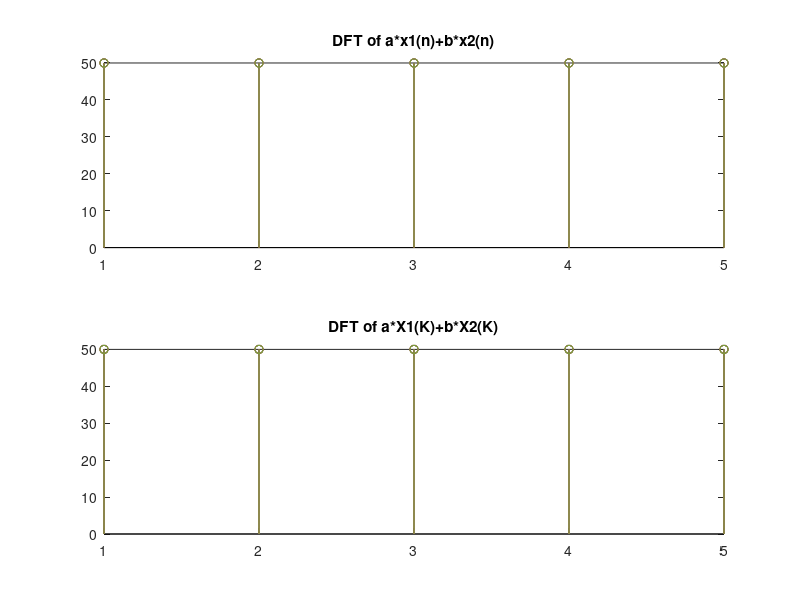

Write MATLAB code to recreate this figure.
%Program for Linearity DFT Property

clear all;
clc;
N=input('Sequence length=');
x1=input('enter the first seq=');
x2=input('enter the second seq=');
a=input('enter first constant=');
b=input('enter second constant=');
c=zeros(N);
x3=a*x1; %first sequence multiplied with first constant
x4=b*x2; %second sequence multiplied with second constant
x5=x3+x4;

for k=1:N
    for n=1:N
        w=exp((-2*pi*i*(k-1)*(n-1))/N);
        x(n)=w;
       
    end
    c(k,:)=x;
end

r1=c*x1';%DFT of first sequence
r2=c*x2';%DFT of second sequence
R3=a*r1+b*r2;
R4=c*x5';

subplot(211);
stem(abs(R4));
title('DFT of {a*x1(n)+b*x2(n)}');
subplot(212);
stem(abs(R3));
title('DFT of {a*X1(K)+b*X2(K)}');

